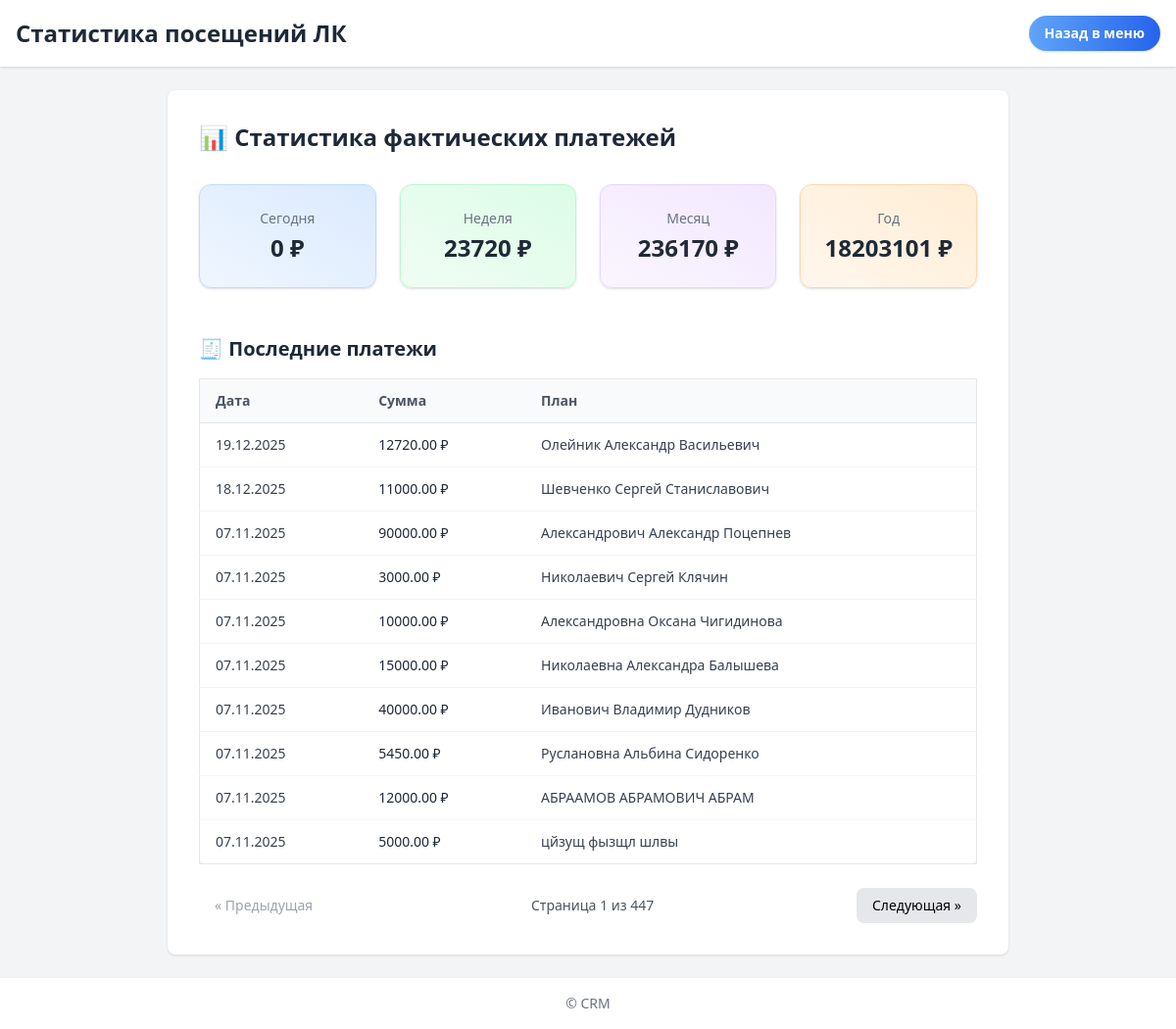
The app's page /payments/dashboard/ with its own data.
### payments/models.py (models this page shows, shortened)
class ActualPayment(models.Model):
    plan = models.ForeignKey(
        "InstallmentPlan",
        on_delete=models.CASCADE,
        related_name="actual_payments",
        blank=True,
        null=True
    )
    payment_date = models.DateField(null=True, blank=True)
    amount = models.DecimalField(max_digits=10, decimal_places=2)
    order_id = models.CharField(max_length=100, blank=True, null=True)
    is_applied = models.BooleanField(default=False, editable=False)
    _skip_apply = False

class InstallmentPlan(models.Model):
    contract = models.OneToOneField(Contract, on_delete=models.CASCADE)
    created_at = models.DateTimeField(auto_now_add=True)
    calculated = models.BooleanField(default=False)

class Contract(models.Model):
    client = models.ForeignKey('clients.Client', on_delete=models.CASCADE)
    total_amount = models.DecimalField(max_digits=10, decimal_places=2)
    discount = models.DecimalField(max_digits=10, decimal_places=2, default=0)
    first_payment = models.DecimalField(max_digits=10, decimal_places=2)
    first_payment_date = models.DateField()
    number_of_payments = models.PositiveIntegerField()
    preferred_payment_day = models.PositiveIntegerField(default=15)
    created_at = models.DateTimeField(auto_now_add=True)
    deposit = models.BooleanField(default=False, help_text="Оплачен судебный депозит")
    publication = models.BooleanField(default=False, help_text="Оплачена публикация")
    extra_court_costs = models.BooleanField(default=False, help_text="Оплачены доп. судебные расходы")

### clients/models.py (models this page shows, shortened)
class Client(models.Model):
    user = models.OneToOneField(User, on_delete=models.CASCADE, related_name='client')
    name = models.CharField(max_length=100)
    surname = models.CharField(max_length=100)
    middlename = models.CharField(max_length=100, blank=True, null=True)
    bitrix_id = models.CharField(max_length=255, null=True, blank=True)
    stage = models.ForeignKey("StageTemplate", on_delete=models.SET_NULL, null=True, blank=True)
    referral_code = models.UUIDField(default=uuid.uuid4, unique=True, editable=False)
    old_id = models.PositiveIntegerField(
    null=True,
    blank=True,
    unique=True,
    db_index=True,
    help_text="ID клиента в старой системе"
    )
    need_stage_popup = models.BooleanField(
        default=False,
        help_text="Нужно ли показать попап при входе"
    )
    stage_popup_shown = models.BooleanField(
        default=False,
        help_text="Попап показан и закрыт пользователем"
    )
    class Meta:
        constraints = [
            models.UniqueConstraint(
                fields=['bitrix_id'],
                condition=~Q(bitrix_id=None),
                name='unique_bitrix_id_not_null'
            )
        ]

### payments/views.py (the view)
# urls.py: path("payments/dashboard/", payments_dashboard, name="payments_dashboard"),
def payments_dashboard(request):
    today = timezone.now().date()
    start_of_week = today - timedelta(days=today.weekday())
    start_of_month = today.replace(day=1)
    start_of_year = today.replace(month=1, day=1)
    def total_amount(qs):
        return qs.aggregate(total=Sum("amount"))["total"] or Decimal("0")
    stats = {
        "day": total_amount(ActualPayment.objects.filter(payment_date=today)),
        "week": total_amount(ActualPayment.objects.filter(payment_date__gte=start_of_week)),
        "month": total_amount(ActualPayment.objects.filter(payment_date__gte=start_of_month)),
        "year": total_amount(ActualPayment.objects.filter(payment_date__gte=start_of_year)),
    }
    payments_qs = (
        ActualPayment.objects
        .select_related("plan__contract__client")  # <-- правильная цепочка
        .order_by("-payment_date", "-id")
    )
    paginator = Paginator(payments_qs, 10)
    page_number = request.GET.get("page")
    page_obj = paginator.get_page(page_number)
    return render(
        request,
        "payments_stats.html",
        {
            "stats": stats,
            "page_obj": page_obj,
        },
    )

### payments/templates/payments_stats.html (shortened to what this page needs)
{% load static %}
<!DOCTYPE html>
<html lang="ru">
<head>
    <script src="https://cdn.tailwindcss.com"></script>
</head>
<body class="bg-gray-100 min-h-screen flex flex-col">
    <header class="bg-white shadow p-4">
        <div class="max-w-7xl mx-auto flex items-center justify-between">
            <h1 class="text-2xl font-bold text-gray-800">Статистика посещений ЛК</h1>
            <div class="flex items-center gap-4">
                <a href="{% url 'admin_dashboard' %}"
                   class="px-4 py-2 bg-gradient-to-r from-blue-400 to-blue-600 text-white rounded-full shadow hover:from-blue-500 hover:to-blue-700 transition text-sm font-semibold">
                    Назад в меню
                </a>
            </div>
        </div>
    </header>
    <main class="flex-1 max-w-7xl mx-auto p-6">
        <div class="bg-white p-8 rounded-lg shadow">
            <h2 class="text-2xl font-semibold mb-8 text-gray-800">📊 Статистика фактических платежей</h2>
            <div class="grid grid-cols-1 md:grid-cols-2 lg:grid-cols-4 gap-6 mb-12">
                <div class="bg-gradient-to-tr from-blue-50 to-blue-100 border border-blue-200 rounded-xl p-6 text-center shadow">
                    <p class="text-sm text-gray-500 mb-1">Сегодня</p>
                    <p class="text-2xl font-bold text-gray-800">{{ stats.day }} ₽</p>
                </div>
                <div class="bg-gradient-to-tr from-green-50 to-green-100 border border-green-200 rounded-xl p-6 text-center shadow">
                    <p class="text-sm text-gray-500 mb-1">Неделя</p>
                    <p class="text-2xl font-bold text-gray-800">{{ stats.week }} ₽</p>
                </div>
                <div class="bg-gradient-to-tr from-purple-50 to-purple-100 border border-purple-200 rounded-xl p-6 text-center shadow">
                    <p class="text-sm text-gray-500 mb-1">Месяц</p>
                    <p class="text-2xl font-bold text-gray-800">{{ stats.month }} ₽</p>
                </div>
                <div class="bg-gradient-to-tr from-orange-50 to-orange-100 border border-orange-200 rounded-xl p-6 text-center shadow">
                    <p class="text-sm text-gray-500 mb-1">Год</p>
                    <p class="text-2xl font-bold text-gray-800">{{ stats.year }} ₽</p>
                </div>
            </div>
            <h3 class="text-xl font-semibold text-gray-800 mb-4">🧾 Последние платежи</h3>
            <div class="overflow-x-auto">
                <table class="min-w-full divide-y divide-gray-200 border rounded-lg shadow">
                    <thead class="bg-gray-50">
                        <tr>
                            <th class="px-4 py-3 text-left text-sm font-semibold text-gray-600">Дата</th>
                            <th class="px-4 py-3 text-left text-sm font-semibold text-gray-600">Сумма</th>
                            <th class="px-4 py-3 text-left text-sm font-semibold text-gray-600">План</th>
                        </tr>
                    </thead>
                    <tbody class="divide-y divide-gray-100">
                        {% for p in page_obj %}
                            <tr class="hover:bg-gray-50 transition">
                                <td class="px-4 py-3 text-sm text-gray-700">{{ p.payment_date|date:"d.m.Y" }}</td>
                                <td class="px-4 py-3 text-sm font-medium text-gray-800">{{ p.amount }} ₽</td>
                                <td class="px-4 py-3 text-sm text-gray-700">
                                    {% if p.plan and p.plan.contract and p.plan.contract.client %}
                                        {{ p.plan.contract.client.surname }} {{ p.plan.contract.client.name }}{% if p.plan.contract.client.middlename %} {{ p.plan.contract.client.middlename }}{% endif %}
                                    {% else %}
                                        —
                                    {% endif %}
                                </td>
                            </tr>
                        {% empty %}
                            <tr>
                                <td colspan="3" class="px-4 py-4 text-center text-gray-500">Нет фактических платежей</td>
                            </tr>
                        {% endfor %}
                    </tbody>
                </table>
            </div>
            {% if page_obj.paginator.num_pages > 1 %}
            <div class="flex justify-between items-center mt-6">
                {% if page_obj.has_previous %}
                    <a href="?page={{ page_obj.previous_page_number }}"
                       class="px-4 py-2 bg-gray-200 rounded-lg hover:bg-gray-300 transition text-sm">
                       « Предыдущая
                    </a>
                {% else %}
                    <span class="px-4 py-2 text-gray-400 text-sm">« Предыдущая</span>
                {% endif %}
                <span class="text-sm text-gray-600">
                    Страница {{ page_obj.number }} из {{ page_obj.paginator.num_pages }}
                </span>
                {% if page_obj.has_next %}
                    <a href="?page={{ page_obj.next_page_number }}"
                       class="px-4 py-2 bg-gray-200 rounded-lg hover:bg-gray-300 transition text-sm">
                       Следующая »
                    </a>
                {% else %}
                    <span class="px-4 py-2 text-gray-400 text-sm">Следующая »</span>
                {% endif %}
            </div>
            {% endif %}
        </div>
    </main>
    <footer class="bg-white shadow p-4 text-center text-gray-500 text-sm">
        © {{ now|date:"Y" }} CRM
    </footer>
</body>
</html>

### records on screen
ActualPayment: payment_date "19.12.2025", amount "12720.00", plan.contract.client.surname "Олейник", plan.contract.client.name "Александр", plan.contract.client.middlename "Васильевич"
ActualPayment: payment_date "18.12.2025", amount "11000.00", plan.contract.client.surname "Шевченко", plan.contract.client.name "Сергей", plan.contract.client.middlename "Станиславович"
ActualPayment: payment_date "07.11.2025", amount "5000.00", plan.contract.client.surname "цйзущ", plan.contract.client.name "фызщл", plan.contract.client.middlename "шлвы"

### other values on screen
{{ stats.day }} "0"
{{ stats.week }} "23720"
{{ stats.month }} "236170"
{{ stats.year }} "18203101"
{{ page_obj.number }} "1"
{{ page_obj.paginator.num_pages }} "447"
